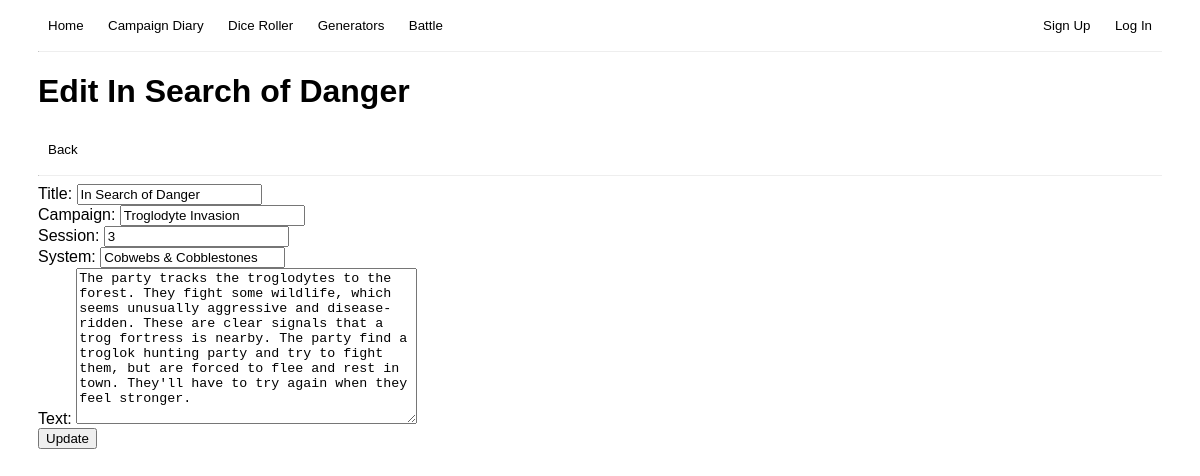
The page /blog/8/edit/ on the database its author committed.
### blog/models.py (models this page shows, shortened)
class Post(models.Model):
    title = models.CharField(max_length=200)
    author = models.ForeignKey(
        'auth.User',
        on_delete=models.CASCADE,
    )
    campaign = models.CharField(max_length=200)
    session = models.SmallIntegerField()
    system = models.CharField(max_length=200)
    text = models.TextField()

### blog/views.py (the view)
# urls.py: path("blog/<int:pk>/edit/", UpdatePostView.as_view(), name='Edit Post'),
class UpdatePostView(UpdateView):
    model = Post
    template_name = 'edit_post.html'
    fields = ['title', 'campaign', 'session', 'system', 'text']

### blog/templates/edit_post.html (shortened to what this page needs)
<!DOCTYPE html>
<html>
    <head>
    </head>
    <body>
        {% extends "base.html" %}
        {% block content %}
        <div>
            <h1>Edit {{ post.title }}</h1>
            <button onclick="history.back()">Back</button>
            <hr>
        </div>
        <div>
            <form action="" method="post">
                {{ form }}
                <input type="submit" value="Update">
            </form>
        </div>
        {% endblock %}

### static/css/style.css (style rules this page uses)
body { font-family: 'Trebuchet MS', 'Lucida Sans Unicode', 'Lucida Grande', 'Lucida Sans', Arial, sans-serif; padding-left: 2.5%; padding-right: 2.5%; }
button { padding: 10px; border-radius: 20px; background-color: white; border: none; transition-duration: 0.5s; }
hr { border-top: rgb(235, 241, 245); }

### rows shown on the page
Post: title "In Search of Danger", campaign "Troglodyte Invasion", session "3", system "Cobwebs & Cobblestones", text "The party tracks the troglodytes to the forest. They fight some wildlife, which seems unusually aggressive and disease-ridden. These are clear signals that a trog fortress is nearby. The party find a troglok hunting party and try to fight them, but are forced to flee and rest in town. They'll have to try again when they feel stronger."
